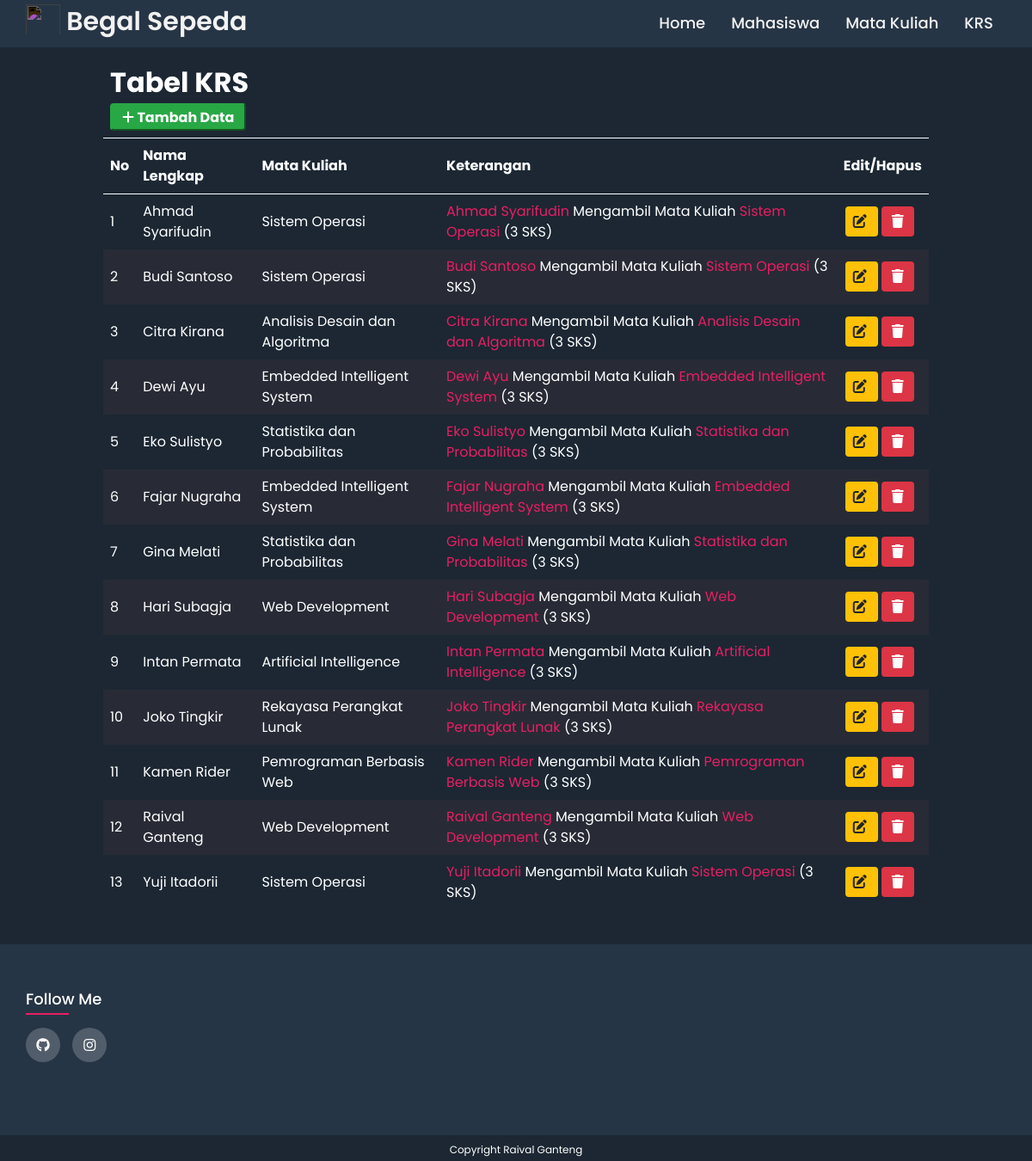
The page /krs.php on the database its author committed.
### tables this page shows
CREATE TABLE `krs` (
  `id` int(11) NOT NULL,
  `mahasiswa_npm` char(13) DEFAULT NULL,
  `matakuliah_kodemk` char(6) DEFAULT NULL
);

CREATE TABLE `mahasiswa` (
  `npm` char(13) NOT NULL,
  `namaM` varchar(50) NOT NULL,
  `jurusan` enum('Teknik Informatika','Sistem Informasi') NOT NULL,
  `alamat` text NOT NULL
);

CREATE TABLE `matakuliah` (
  `kodemk` char(6) NOT NULL,
  `nama` varchar(50) NOT NULL,
  `jumlah_sks` int(3) NOT NULL
);

### krs.php (the view, shortened to what this page needs)
<!DOCTYPE html>
<html lang="en">
<head>
    <link rel="stylesheet" href="https://cdnjs.cloudflare.com/ajax/libs/font-awesome/6.5.2/css/all.min.css">
</head>
<body>
<?php include "layout/nav.php"?>
    <main>
    <div class="uhuy">
            <table class="fTable">
                <thead>
                    <tr>
                        <td colspan="5"><h1>Tabel KRS</h1></th>
                    </tr>
                    <tr>
                        <td colspan="2">
                            <a href="editK.php">
                            <button type="button" class="btn btn-success">
                                <i class="fa-solid fa-plus"></i><b>  Tambah Data</b>
                            </button>
                            </a>
                        </td>
                    </tr>
                    <tr>
                        <th>No</th>
                        <th>Nama Lengkap</th>
                        <th>Mata Kuliah</th>
                        <th>Keterangan</th>
                        <th>Edit/Hapus</th>
                    </tr>
                </thead>
                <tbody>
                    <?php
                    include "connection/conn.php";
                    $no = 1;
                    $query = mysqli_query($db, "SELECT krs.id, mahasiswa.namaM, matakuliah.nama AS nama_mk, matakuliah.jumlah_sks
                            FROM krs
                            INNER JOIN mahasiswa ON krs.mahasiswa_npm = mahasiswa.npm
                            INNER JOIN matakuliah ON krs.matakuliah_kodemk = matakuliah.kodemk
                            ORDER BY mahasiswa.namaM ASC");
                    while ($data = mysqli_fetch_assoc($query)) {
                    ?>
                    <tr class="gawul">
                        <td><?= $no++ ?></td>
                        <td><?= $data['namaM'] ?></td>
                        <td><?= $data['nama_mk'] ?></td>
                        <td><span class="namaM"><?= $data['namaM'] ?></span> Mengambil Mata Kuliah <span class="nama_mk"><?= $data['nama_mk'] ?></span> (<?= $data['jumlah_sks'] ?> SKS)</td>
                        <td>
                            <a href="editK.php?id=<?php echo htmlspecialchars($data['id']); ?>" class="byel" role="button"><i class="fa-solid fa-pen-to-square"></i>
                            </a>
                            <a onclick="deleteKRS('<?php echo htmlspecialchars($data['id']); ?>', '<?php echo htmlspecialchars($data['namaM']); ?>')" class="bred" role="button"><i class="fa-solid fa-trash"></i></a>
                        </td>
                    </tr>
                    <?php
                    }
                    ?>
                </tbody>
            </table>
        </div>
    </main>
</body>
<?php include "layout/footer.php"?>
</html>

### Layout/nav.php (shortened to what this page needs)
<head>
</head>
<nav>
  <div class="wrapperR">
    <div class="logosR"><a href="index.php"><img class="logoBR" src="https://www.svgrepo.com/show/352645/user-secret.svg" alt=""> Begal Sepeda </a></div>
    <ul class="nav-linksR">
      <li>
        <a class="underlineR" href="index.php">Home</a>
      </li>
      <li>
        <a class="underlineR" href="mahasiswa.php">Mahasiswa</a>
      </li>
      <li>
        <a class="underlineR" href="matakuliah.php" class="desktop-itemR">Mata Kuliah</a>
      </li>
      <li>
        <a class="underlineR" href="krs.php" class="desktop-itemR">KRS</a>
      </li>
    </ul>
  </div>
    </nav>

### Layout/footer.php (shortened to what this page needs)
<!DOCTYPE html>
<html lang="en">
<head>
  <link rel="stylesheet" type="text/css" href="https://cdnjs.cloudflare.com/ajax/libs/font-awesome/5.15.1/css/all.min.css">
</head>
<body>
  <footer class="footer">
  	 <div class="container">
  	 	<div class="row">
  	 		<div class="footer-col">
  	 			<h4>follow me</h4>
  	 			<div class="social-links">
  	 				<a href="https://github.com/OnyxSeal" target=_b><i class="fab fa-github iconSos"></i></a>
  	 				<a href="https://www.instagram.com/vall.rar" target=_b><i class="fab fa-instagram iconSos"></i></a>
  	 			</div>
  	 		</div>
  	 	</div>
  	 </div>
     <div class="cr">
        Copyright Raival Ganteng
     </div>
  </footer>
</body>
</html>

### krs.php (style rules this page uses)
body { background-color: #1c2733; color: #fff; }
.uhuy { margin-top: 5%; margin-bottom: -10%; }
h1 { position: relative; text-align: left; line-height: 0.5; }
table { margin: 10%; width: 80%; border-collapse: collapse; border: none; }
th { border-bottom: 1px solid #fff; border-top: 1px solid #fff; }
td, th { text-align: left; padding-left: 10px; padding: 8px; }
.gawul:nth-child(even) { background-color: rgba(150, 79, 72, 0.1); color: white; }
.fTable { position: center; transform: translateY(-40px); max-width: 1300px; }
.bred { color: #fff; background-color: #dc3545; border-color: #dc3545; margin: 0px 2px 0px 2px; padding: 0.375rem 0.75rem; font-size: 1rem; line-height: 1.5; border-radius: 0.25rem; transition: color 0.15s ease-in-out, background-color 0.15s ease-in-out, border-color 0.15s ease-in-out, box-shadow 0.15s ease-in-out; }
.byel { text-decoration: none; color: #212529; background-color: #ffc107; border-color: #ffc107; margin: 0px 2px 0px 2px; padding: 0.375rem 0.55rem; font-size: 1rem; line-height: 1.5; border-radius: 0.25rem; transition: color 0.15s ease-in-out, background-color 0.15s ease-in-out, border-color 0.15s ease-in-out, box-shadow 0.15s ease-in-out; cursor: pointer; }
.btn-success { color: #fff; background-color: #28a745; border-color: #28a745; padding: 0.375rem 0.75rem; font-size: 1rem; line-height: 0.5; border-radius: 0.25rem; transition: color 0.15s ease-in-out, background-color 0.15s ease-in-out, border-color 0.15s ease-in-out, box-shadow 0.15s ease-in-out; }
.namaM, .nama_mk { color: #e91e63; }

### Layout/nav.php (style rules this page uses)
* { margin: 0; padding: 0; box-sizing: border-box; font-family: 'Poppins', sans-serif; }
nav { position: fixed; top: 0; z-index: 99; width: 100%; background: #263545; }
nav .wrapperR { position: relative; max-width: 1300px; padding: 0px 30px; height: 55px; line-height: 70px; margin: auto; display: flex; align-items: center; justify-content: space-between; }
.wrapperR .logosR a { color: #f2f2f2; font-size: 30px; font-weight: 600; text-decoration: none; }
.wrapperR .nav-linksR { display: inline-flex; }
.nav-linksR li { list-style: none; }
.nav-linksR li a { color: #f2f2f2; text-decoration: none; font-size: 18px; font-weight: 500; padding: 9px 15px; border-radius: 5px; transition: all 0.3s ease; }
.logoBR { filter: invert(100%); width: 40px; height: 40px; margin: 0; padding: 0; transform: translateY(10px) !important; }

### Layout/footer.php (style rules this page uses)
body { line-height: 1.5; font-family: 'Poppins', sans-serif; }
* { margin:0; padding:0; box-sizing: border-box; }
.container { max-width: 1170px; margin:auto; }
.row { display: flex; flex-wrap: wrap; }
ul { list-style: none; }
.footer { bottom: 0; left: 0; right: 0; background-color: #263545; padding: 70px 0; }
.footer-col { width: 25%; padding: 0 15px; }
.footer-col h4 { font-size: 18px; color: #ffffff; text-transform: capitalize; font-weight: 500; position: relative; transform: translateY(-20px); }
.footer-col h4::before { content: ''; position: absolute; left:0; background-color: #e91e63; height: 2px; box-sizing: border-box; width: 50px; transform: translateY(30px); }
.footer-col .social-links a { display: inline-block; height: 40px; width: 40px; background-color: rgba(255,255,255,0.2); margin:0 10px 10px 0; text-align: center; line-height: 40px; border-radius: 50%; color: #ffffff; transition: all 0.5s ease; }
.iconSos { margin: 12px 0px 0px 0px; }
.cr { padding-top: 8px; text-align: center; transform: translateY(75px); background-color: #1c2733; font-size: 12px; height: 30px; }

### rows shown on the page
krs: mahasiswa.namaM "Ahmad Syarifudin", matakuliah.nama "Sistem Operasi", matakuliah.jumlah_sks "3"
krs: mahasiswa.namaM "Budi Santoso", matakuliah.nama "Sistem Operasi", matakuliah.jumlah_sks "3"
krs: mahasiswa.namaM "Citra Kirana", matakuliah.nama "Analisis Desain dan Algoritma", matakuliah.jumlah_sks "3"
krs: mahasiswa.namaM "Dewi Ayu", matakuliah.nama "Embedded Intelligent System", matakuliah.jumlah_sks "3"
krs: mahasiswa.namaM "Eko Sulistyo", matakuliah.nama "Statistika dan Probabilitas", matakuliah.jumlah_sks "3"
krs: mahasiswa.namaM "Fajar Nugraha", matakuliah.nama "Embedded Intelligent System", matakuliah.jumlah_sks "3"
krs: mahasiswa.namaM "Gina Melati", matakuliah.nama "Statistika dan Probabilitas", matakuliah.jumlah_sks "3"
krs: mahasiswa.namaM "Hari Subagja", matakuliah.nama "Web Development", matakuliah.jumlah_sks "3"
krs: mahasiswa.namaM "Intan Permata", matakuliah.nama "Artificial Intelligence", matakuliah.jumlah_sks "3"
krs: mahasiswa.namaM "Joko Tingkir", matakuliah.nama "Rekayasa Perangkat Lunak", matakuliah.jumlah_sks "3"
krs: mahasiswa.namaM "Kamen Rider", matakuliah.nama "Pemrograman Berbasis Web", matakuliah.jumlah_sks "3"
krs: mahasiswa.namaM "Raival Ganteng", matakuliah.nama "Web Development", matakuliah.jumlah_sks "3"
krs: mahasiswa.namaM "Yuji Itadorii", matakuliah.nama "Sistem Operasi", matakuliah.jumlah_sks "3"
